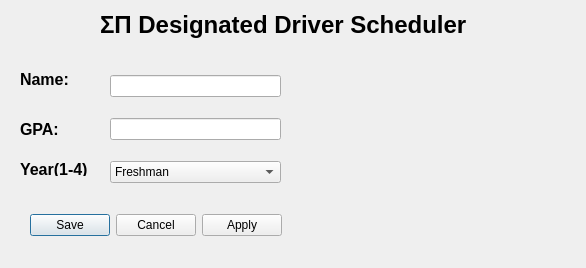
<?xml version="1.0" encoding="UTF-8"?>
<ui version="4.0">
 <class>Dialog</class>
 <widget class="QDialog" name="Dialog">
  <property name="enabled">
   <bool>true</bool>
  </property>
  <property name="geometry">
   <rect>
    <x>0</x>
    <y>0</y>
    <width>586</width>
    <height>268</height>
   </rect>
  </property>
  <property name="minimumSize">
   <size>
    <width>586</width>
    <height>268</height>
   </size>
  </property>
  <property name="maximumSize">
   <size>
    <width>586</width>
    <height>268</height>
   </size>
  </property>
  <property name="windowTitle">
   <string>Dialog</string>
  </property>
  <property name="sizeGripEnabled">
   <bool>false</bool>
  </property>
  <property name="modal">
   <bool>false</bool>
  </property>
  <widget class="QDialogButtonBox" name="buttonBox">
   <property name="geometry">
    <rect>
     <x>20</x>
     <y>200</y>
     <width>271</width>
     <height>51</height>
    </rect>
   </property>
   <property name="toolTip">
    <string>&lt;html&gt;&lt;head/&gt;&lt;body&gt;&lt;p&gt;&lt;br/&gt;&lt;/p&gt;&lt;/body&gt;&lt;/html&gt;</string>
   </property>
   <property name="orientation">
    <enum>Qt::Horizontal</enum>
   </property>
   <property name="standardButtons">
    <set>QDialogButtonBox::Apply|QDialogButtonBox::Cancel|QDialogButtonBox::Save</set>
   </property>
   <property name="centerButtons">
    <bool>true</bool>
   </property>
  </widget>
  <widget class="QWidget" name="verticalLayoutWidget">
   <property name="geometry">
    <rect>
     <x>110</x>
     <y>60</y>
     <width>171</width>
     <height>141</height>
    </rect>
   </property>
   <layout class="QVBoxLayout" name="verticalLayout">
    <item>
     <widget class="QLineEdit" name="lineEdit_3"/>
    </item>
    <item>
     <widget class="QLineEdit" name="lineEdit">
      <property name="whatsThis">
       <string extracomment="###################################################################"/>
      </property>
     </widget>
    </item>
    <item>
     <widget class="QComboBox" name="comboBox_2">
      <property name="enabled">
       <bool>true</bool>
      </property>
      <property name="editable">
       <bool>false</bool>
      </property>
      <item>
       <property name="text">
        <string>Freshman</string>
       </property>
      </item>
      <item>
       <property name="text">
        <string>Sophomore</string>
       </property>
      </item>
      <item>
       <property name="text">
        <string>Junior</string>
       </property>
      </item>
      <item>
       <property name="text">
        <string>Senior</string>
       </property>
      </item>
      <item>
       <property name="text">
        <string>5th Year</string>
       </property>
      </item>
      <item>
       <property name="text">
        <string>Old</string>
       </property>
      </item>
     </widget>
    </item>
   </layout>
  </widget>
  <widget class="QLabel" name="label">
   <property name="geometry">
    <rect>
     <x>20</x>
     <y>70</y>
     <width>81</width>
     <height>16</height>
    </rect>
   </property>
   <property name="text">
    <string>&lt;html&gt;&lt;head/&gt;&lt;body&gt;&lt;p&gt;&lt;span style=&quot; font-size:12pt; font-weight:600;&quot;&gt;Name:&lt;/span&gt;&lt;/p&gt;&lt;/body&gt;&lt;/html&gt;</string>
   </property>
  </widget>
  <widget class="QLabel" name="label_2">
   <property name="geometry">
    <rect>
     <x>20</x>
     <y>120</y>
     <width>81</width>
     <height>16</height>
    </rect>
   </property>
   <property name="text">
    <string>&lt;html&gt;&lt;head/&gt;&lt;body&gt;&lt;p&gt;&lt;span style=&quot; font-size:12pt; font-weight:600;&quot;&gt;GPA:&lt;/span&gt;&lt;/p&gt;&lt;/body&gt;&lt;/html&gt;</string>
   </property>
  </widget>
  <widget class="QLabel" name="label_3">
   <property name="geometry">
    <rect>
     <x>20</x>
     <y>160</y>
     <width>81</width>
     <height>16</height>
    </rect>
   </property>
   <property name="text">
    <string>&lt;html&gt;&lt;head/&gt;&lt;body&gt;&lt;p&gt;&lt;span style=&quot; font-size:12pt; font-weight:600;&quot;&gt;Year(1-4)&lt;/span&gt;&lt;/p&gt;&lt;/body&gt;&lt;/html&gt;</string>
   </property>
  </widget>
  <widget class="QLabel" name="label_4">
   <property name="geometry">
    <rect>
     <x>320</x>
     <y>70</y>
     <width>261</width>
     <height>181</height>
    </rect>
   </property>
   <property name="text">
    <string/>
   </property>
   <property name="pixmap">
    <pixmap>444597675.jpg</pixmap>
   </property>
  </widget>
  <widget class="QLabel" name="label_5">
   <property name="geometry">
    <rect>
     <x>100</x>
     <y>10</y>
     <width>391</width>
     <height>31</height>
    </rect>
   </property>
   <property name="text">
    <string>&lt;html&gt;&lt;head/&gt;&lt;body&gt;&lt;p&gt;&lt;span style=&quot; font-size:18pt; font-weight:600;&quot;&gt;ΣΠ Designated Driver Scheduler&lt;/span&gt;&lt;/p&gt;&lt;/body&gt;&lt;/html&gt;</string>
   </property>
  </widget>
 </widget>
 <resources/>
 <connections>
  <connection>
   <sender>buttonBox</sender>
   <signal>accepted()</signal>
   <receiver>Dialog</receiver>
   <slot>accept()</slot>
   <hints>
    <hint type="sourcelabel">
     <x>248</x>
     <y>254</y>
    </hint>
    <hint type="destinationlabel">
     <x>157</x>
     <y>274</y>
    </hint>
   </hints>
  </connection>
  <connection>
   <sender>buttonBox</sender>
   <signal>rejected()</signal>
   <receiver>Dialog</receiver>
   <slot>reject()</slot>
   <hints>
    <hint type="sourcelabel">
     <x>316</x>
     <y>260</y>
    </hint>
    <hint type="destinationlabel">
     <x>286</x>
     <y>274</y>
    </hint>
   </hints>
  </connection>
 </connections>
</ui>
